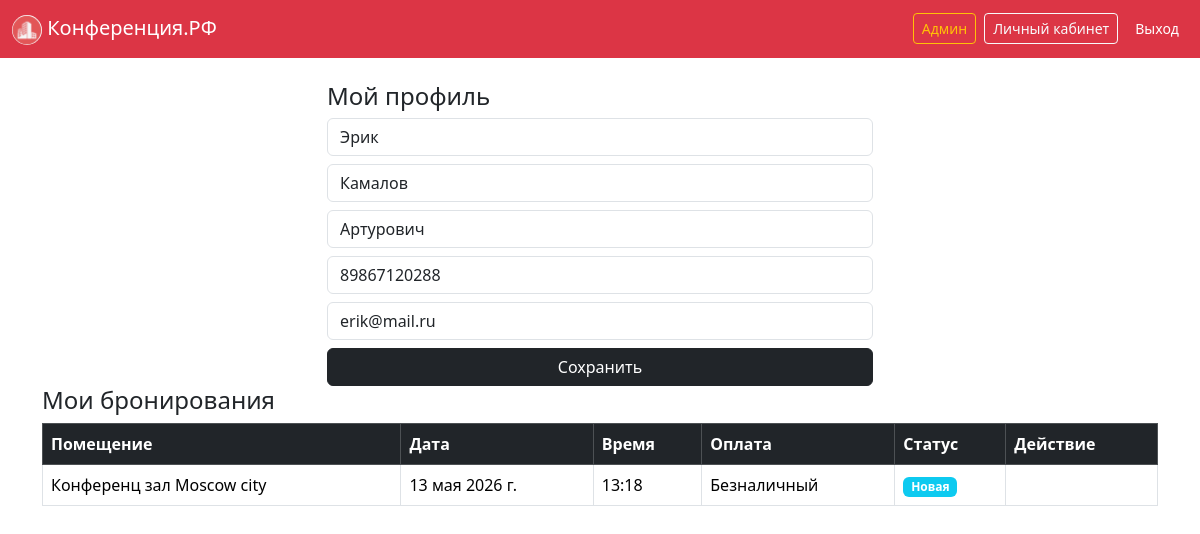
/my/ (signed in), run on the app's committed database.
### app/models.py (models this page shows, shortened)
class User(AbstractUser):
    patronymic = models.CharField(max_length=100, blank=True, null=True)
    phone = models.CharField(max_length=50, blank=True, null=True)

class Booking(models.Model):
    user = models.ForeignKey(User, on_delete=models.CASCADE)
    room = models.ForeignKey(Room, on_delete=models.CASCADE)
    status = models.ForeignKey(Status, on_delete=models.SET_NULL, null=True)
    date = models.DateField()
    time = models.TimeField(blank=True, null=True)
    payment = models.CharField(max_length=50, blank=True)
    comment = models.TextField(blank=True)
    review = models.TextField(blank=True)
    @property
    def can_cancel(self): return self.date > date.today() + timedelta(days=1)

class Room(models.Model):
    name = models.CharField(max_length=100)
    category = models.CharField(max_length=100)
    capacity = models.IntegerField(default=0)
    image = models.ImageField(upload_to='rooms/', blank=True, null=True)
    is_active = models.BooleanField(default=True)

class Status(models.Model):
    name = models.CharField(max_length=50)

### app/views.py (the view)
# urls.py: path('my/', views.my_bookings, name='my_bookings'),
@login_required
def my_bookings(request):
    return render(request, 'profile.html', {'bookings': Booking.objects.filter(user=request.user).select_related('room', 'status')})

### app/templates/profile.html (shortened to what this page needs)
{% extends 'base.html' %}
{% block content %}
<div class='row justify-content-center'><div class='col-md-6'>
  <h4>Мой профиль</h4>
  <form method='post' enctype='multipart/form-data'>{% csrf_token %}
    <input name='first_name' value='{{ user.first_name }}' class='form-control mb-2' placeholder='Имя'>
    <input name='last_name' value='{{ user.last_name }}' class='form-control mb-2' placeholder='Фамилия'>
    <input name='patronymic' value='{{ user.patronymic }}' class='form-control mb-2' placeholder='Отчество'>
    <input name='phone' value='{{ user.phone }}' class='form-control mb-2' placeholder='Телефон'>
    <input name='email' value='{{ user.email }}' class='form-control mb-2' placeholder='Email'>
    <button class='btn btn-dark w-100'>Сохранить</button>
  </form>
</div></div>
<h4>Мои бронирования</h4>
<table class='table table-bordered bg-white'>
  <thead class='table-dark'><tr><th>Помещение</th><th>Дата</th><th>Время</th><th>Оплата</th><th>Статус</th><th>Действие</th></tr></thead>
  <tbody>
    {% for b in bookings %}
    <tr>
      <td>{{ b.room.name }}</td>
      <td>{{ b.date }}</td>
      <td>{{ b.time }}</td>
      <td>{{ b.payment }}</td>
      <td><span class='badge bg-info'>{{ b.status.name }}</span></td>
      <td>
      </td>
    </tr>
    {% empty %}
    <tr><td colspan='6' class='text-center text-muted'>Нет бронирований</td></tr>
    {% endfor %}
  </tbody>
</table>
{% endblock %}

### data on the page
User: first_name "Эрик", last_name "Камалов", patronymic "Артурович", phone "89867120288", email "erik@mail.ru"
Booking: room.name "Конференц зал Moscow city", date "13 мая 2026 г.", time "13:18", payment "Безналичный", status.name "Новая"
